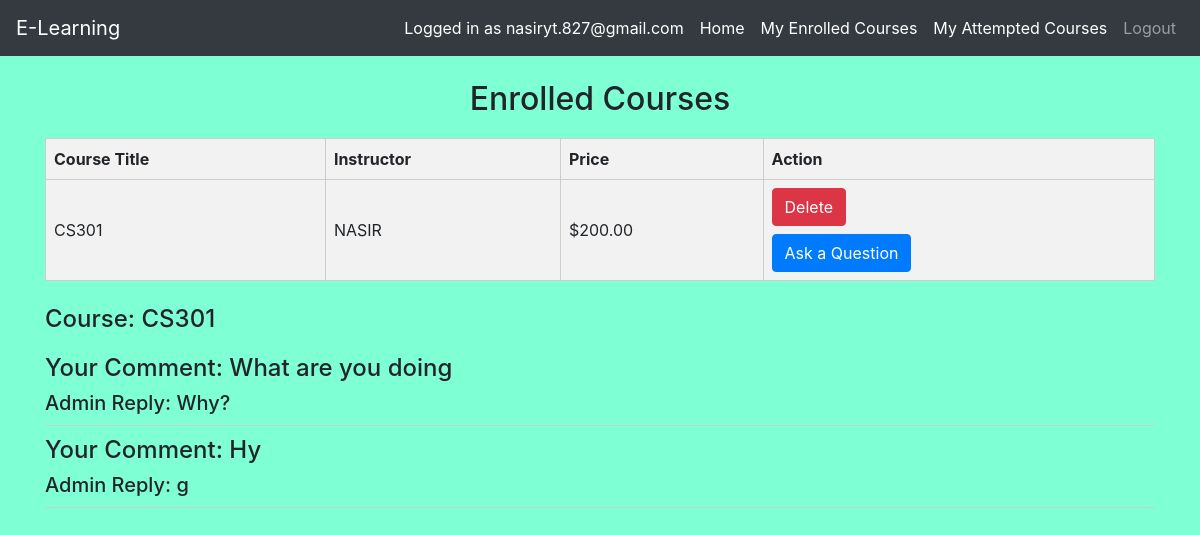
/user_courses.php (signed in), run on the app's committed database.
### tables this page shows
CREATE TABLE `courses` (
  `Course_ID` int(11) NOT NULL,
  `Course_Title` varchar(255) NOT NULL,
  `Course_Instructor` varchar(255) NOT NULL,
  `Course_Content` text NOT NULL,
  `Course_Outline` text NOT NULL,
  `Course_Price` decimal(10,2) NOT NULL,
  `Start_Date` date DEFAULT NULL,
  `End_Date` date DEFAULT NULL
);

CREATE TABLE `comments` (
  `Comment_ID` int(11) NOT NULL,
  `User_ID` int(11) NOT NULL,
  `Course_ID` int(11) NOT NULL,
  `Comment` text NOT NULL,
  `Admin_Reply` text DEFAULT NULL,
  `Timestamp` timestamp NOT NULL DEFAULT current_timestamp()
);

### user_courses.php (the view, shortened to what this page needs)
<?php
include 'config.php';
$email = $_SESSION["email"];
$user_query = "SELECT id FROM Users WHERE Email = '$email'";
$result = mysqli_query($conn, $user_query);
function fetchEnrolledCourses($conn, $user_id) {
    $query = "SELECT c.Course_ID, c.Course_Title, c.Course_Instructor, c.Course_Price
              FROM Courses c
              JOIN Enrollments e ON c.Course_ID = e.Course_ID
              WHERE e.User_ID = $user_id";
    $result = mysqli_query($conn, $query);
    return mysqli_fetch_all($result, MYSQLI_ASSOC);
}
$user_id = $_SESSION["user_id"];
$enrolled_courses = fetchEnrolledCourses($conn, $user_id);
function fetchUserCourseComments($conn, $user_id, $course_id) {
    $query = "SELECT Comment, Admin_Reply, Timestamp
              FROM Comments
              WHERE Course_ID = $course_id AND User_ID = $user_id
              ORDER BY Timestamp DESC";
    $result = mysqli_query($conn, $query);
    return mysqli_fetch_all($result, MYSQLI_ASSOC);
}
?>
<!DOCTYPE html>
<html>
<head>
    <link rel="stylesheet" href="https://stackpath.bootstrapcdn.com/bootstrap/4.5.2/css/bootstrap.min.css">
</head>
<body>
    <?php include('navbar.php'); ?>
    <div class="container mt-4">
    <h2 class="text-center">Enrolled Courses</h2>
    <table>
        <tr>
            <th>Course Title</th>
            <th>Instructor</th>
            <th>Price</th>
            <th>Action</th>
        </tr>
        <?php foreach ($enrolled_courses as $course) : ?>
            <tr>
                <td><?php echo $course['Course_Title']; ?></td>
                <td><?php echo $course['Course_Instructor']; ?></td>
                <td><?php echo '$' . $course['Course_Price']; ?></td>
                <td>
                    <form action="<?php echo $_SERVER['PHP_SELF']; ?>" method="post">
                        <button type="submit" class="btn btn-danger" name="delete_enrollment">Delete</button>
                    </form>
                    <button type="button" class="mt-2 btn btn-primary" data-toggle="modal" data-target="#commentModal_<?php echo $course['Course_ID']; ?>">
                        Ask a Question
                    </button>
                </td>
            </tr>
        <?php endforeach; ?>
    </table>
</div>
<?php foreach ($enrolled_courses as $course) : ?>
    <div class="container mt-4">
        <h4>Course: <?php echo $course['Course_Title']; ?></h4>
        <div class="comments-section">
            <?php
            $course_id = $course['Course_ID'];
            $user_comments = fetchUserCourseComments($conn, $user_id, $course_id);
            foreach ($user_comments as $comment) {
                echo "<h4>Your Comment: " . $comment['Comment'] . "</h4>";
                if (!empty($comment['Admin_Reply'])) {
                    echo "<h5>Admin Reply: " . $comment['Admin_Reply'] . "</h5>";
                }
                echo "<hr>";
            }
            ?>
        </div>
    </div>
<?php endforeach; ?>
</body>
</html>

### user_courses.php (style rules this page uses)
body { background-color: aquamarine; }
table { width: 100%; border-collapse: collapse; margin-top: 20px; }
th, td { border: 1px solid #ccc; padding: 8px; text-align: left; }
th { background-color: #f2f2f2; }
tr:nth-child(even) { background-color: #f2f2f2; }
.comments-section { margin-top: 20px; }
.comments-section hr { margin: 10px 0; border-top: 1px solid #ccc; }

### data on the page
courses: Course_Title "CS301", Course_Instructor "NASIR", Course_Price "200.00"
comments: Comment "What are you doing", Admin_Reply "Why?"
comments: Comment "Hy", Admin_Reply "g"

### other printed values
$_SESSION["email"] "nasiryt.827@gmail.com"
